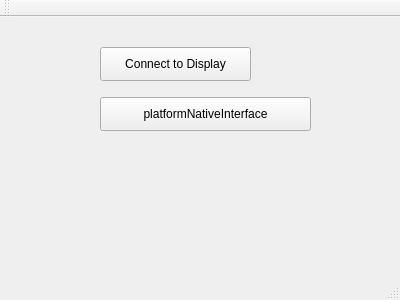
<?xml version="1.0" encoding="UTF-8"?>
<ui version="4.0">
 <class>MainWindow</class>
 <widget class="QMainWindow" name="MainWindow">
  <property name="geometry">
   <rect>
    <x>0</x>
    <y>0</y>
    <width>400</width>
    <height>300</height>
   </rect>
  </property>
  <property name="windowTitle">
   <string>MainWindow</string>
  </property>
  <widget class="QWidget" name="centralWidget">
   <widget class="QPushButton" name="pushButtonConnectToDisplay">
    <property name="geometry">
     <rect>
      <x>100</x>
      <y>30</y>
      <width>151</width>
      <height>34</height>
     </rect>
    </property>
    <property name="text">
     <string>Connect to Display</string>
    </property>
   </widget>
   <widget class="QPushButton" name="pushButtonplatformNativeInterface">
    <property name="geometry">
     <rect>
      <x>100</x>
      <y>80</y>
      <width>211</width>
      <height>34</height>
     </rect>
    </property>
    <property name="text">
     <string>platformNativeInterface</string>
    </property>
   </widget>
  </widget>
  <widget class="QMenuBar" name="menuBar">
   <property name="geometry">
    <rect>
     <x>0</x>
     <y>0</y>
     <width>400</width>
     <height>30</height>
    </rect>
   </property>
  </widget>
  <widget class="QToolBar" name="mainToolBar">
   <attribute name="toolBarArea">
    <enum>TopToolBarArea</enum>
   </attribute>
   <attribute name="toolBarBreak">
    <bool>false</bool>
   </attribute>
  </widget>
  <widget class="QStatusBar" name="statusBar"/>
 </widget>
 <layoutdefault spacing="6" margin="11"/>
 <resources/>
 <connections/>
</ui>
